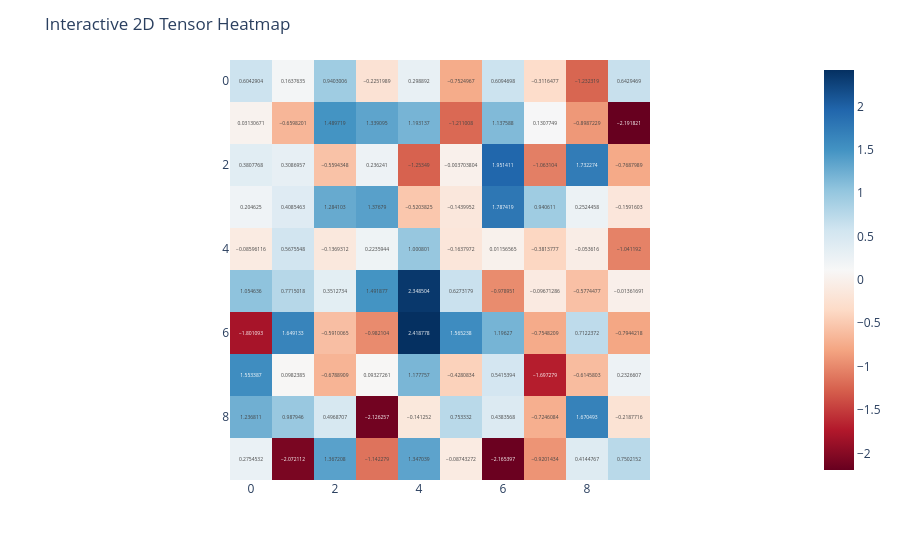

Here is the notebook cell this chart was saved with:
### Code cell
import torch
import plotly.express as px

# Example 2D Tensor
tensor_2d = torch.randn(10, 10)

# Convert tensor to numpy and plot
fig = px.imshow(tensor_2d.numpy(), text_auto=True, color_continuous_scale='RdBu')
fig.update_layout(title="Interactive 2D Tensor Heatmap")
fig.show()

### Figure 1 — Plotly figure (JSON) as saved in the notebook; plotly's stock layout.template omitted (floating-point values rounded to 4 significant figures)
{"data": [{"coloraxis": "coloraxis", "hovertemplate": "x: %{x}<br>y: %{y}<br>color: %{z}<extra></extra>", "name": "0", "texttemplate": "%{z}", "type": "heatmap", "xaxis": "x", "yaxis": "y", "z": [[0.6043, 0.1638, 0.9403, -0.2252, 0.2989, -0.7525, 0.6095, -0.3116, -1.232, 0.6429], [0.03131, -0.6598, 1.49, 1.339, 1.193, -1.211, 1.138, 0.1308, -0.8987, -2.192], [0.3808, 0.3087, -0.5594, 0.2362, -1.253, -0.003704, 1.951, -1.063, 1.732, -0.7688], [0.2046, 0.4085, 1.284, 1.377, -0.5204, -0.144, 1.787, 0.9406, 0.2524, -0.1592], [-0.08596, 0.5676, -0.1369, 0.2236, 1.001, -0.1638, 0.01157, -0.3814, -0.05362, -1.041], [1.055, 0.7715, 0.3513, 1.492, 2.349, 0.6273, -0.979, -0.09671, -0.5774, -0.01362], [-1.801, 1.649, -0.591, -0.9821, 2.419, 1.565, 1.196, -0.7548, 0.7122, -0.7944], [1.553, 0.09824, -0.6789, 0.09327, 1.178, -0.4281, 0.5415, -1.697, -0.6146, 0.2327], [1.237, 0.9879, 0.4969, -2.126, -0.1413, 0.7533, 0.4384, -0.7246, 1.67, -0.2188], [0.2755, -2.072, 1.367, -1.142, 1.347, -0.08743, -2.165, -0.9201, 0.4145, 0.7502]]}], "layout": {"coloraxis": {"autocolorscale": false, "colorscale": [[0, "rgb(103,0,31)"], [0.1, "rgb(178,24,43)"], [0.2, "rgb(214,96,77)"], [0.3, "rgb(244,165,130)"], [0.4, "rgb(253,219,199)"], [0.5, "rgb(247,247,247)"], [0.6, "rgb(209,229,240)"], [0.7, "rgb(146,197,222)"], [0.8, "rgb(67,147,195)"], [0.9, "rgb(33,102,172)"], [1, "rgb(5,48,97)"]]}, "margin": {"t": 60}, "title": {"text": "Interactive 2D Tensor Heatmap"}, "xaxis": {"anchor": "y", "constrain": "domain", "domain": [0, 1], "scaleanchor": "y"}, "yaxis": {"anchor": "x", "autorange": "reversed", "constrain": "domain", "domain": [0, 1]}}}
